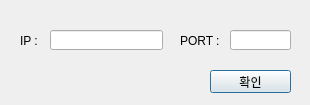
<?xml version="1.0" encoding="UTF-8"?>
<ui version="4.0">
 <class>Dialog</class>
 <widget class="QDialog" name="Dialog">
  <property name="geometry">
   <rect>
    <x>0</x>
    <y>0</y>
    <width>310</width>
    <height>105</height>
   </rect>
  </property>
  <property name="windowTitle">
   <string>ES SERVER Setting</string>
  </property>
  <widget class="QLineEdit" name="input_id">
   <property name="geometry">
    <rect>
     <x>50</x>
     <y>30</y>
     <width>113</width>
     <height>20</height>
    </rect>
   </property>
   <property name="text">
    <string/>
   </property>
  </widget>
  <widget class="QLineEdit" name="input_port">
   <property name="geometry">
    <rect>
     <x>230</x>
     <y>30</y>
     <width>61</width>
     <height>20</height>
    </rect>
   </property>
  </widget>
  <widget class="QLabel" name="label_id">
   <property name="geometry">
    <rect>
     <x>20</x>
     <y>30</y>
     <width>31</width>
     <height>21</height>
    </rect>
   </property>
   <property name="text">
    <string>IP :</string>
   </property>
  </widget>
  <widget class="QLabel" name="label_port">
   <property name="geometry">
    <rect>
     <x>180</x>
     <y>30</y>
     <width>56</width>
     <height>21</height>
    </rect>
   </property>
   <property name="text">
    <string>PORT :</string>
   </property>
  </widget>
  <widget class="QPushButton" name="okbtn">
   <property name="geometry">
    <rect>
     <x>210</x>
     <y>70</y>
     <width>81</width>
     <height>23</height>
    </rect>
   </property>
   <property name="text">
    <string>확인</string>
   </property>
  </widget>
 </widget>
 <resources/>
 <connections/>
</ui>
